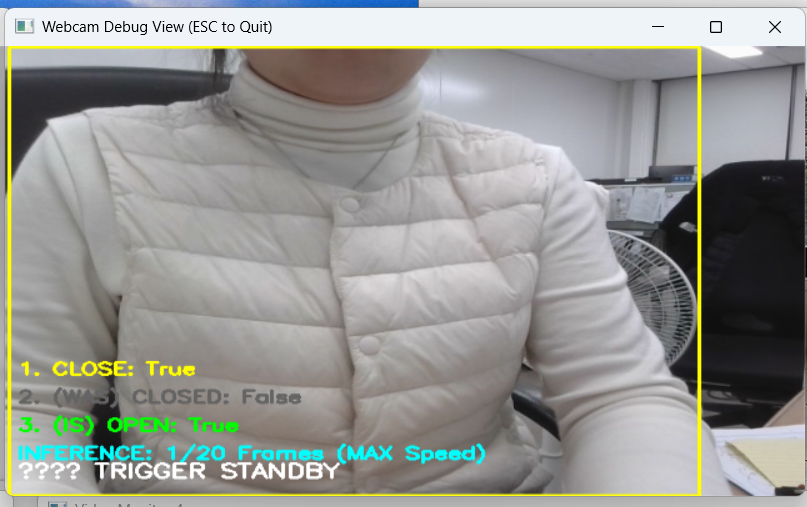
#> input picture using.png, 807 x 507 px, given in place of the camera
$ python mg2.py
#> lines starting #> are read from the running program, lines starting #| are printed output that depends on the picture; after the words box and inside, x2 and y2 are one past the last pixel; in counts of white or black regions, pixels touching at a corner belong together
"""
Background Subtraction & Blob Tracking
"""

import cv2
import numpy as np
import math

class Config:
    # MOG2 Parameters
    HISTORY = 500               # 배경 모델링에 사용할 과거 프레임 수
    VAR_THRESHOLD = 50          # 임계값 (높을수록 미세한 움직임 무시)
    DETECT_SHADOWS = True       # 그림자 감지 여부 (회색으로 표시됨)

    # Morphological Params (Noise Removal)
    KERNEL_SIZE = 5

    # Blob Classification (Area in pixels)
    MIN_AREA = 800              # 최소 크기 (이보다 작으면 노이즈)
    LARGE_AREA = 10000          # 이보다 크면 차량 혹은 다수 그룹으로 간주

    # Tracking
    MAX_DISAPPEAR = 5           # 객체가 사라져도 ID 유지하는 프레임 수
    MAX_DISTANCE = 150          # 프레임 간 같은 객체로 간주할 최대 거리

class Blob:
    def __init__(self, blob_id, centroid, rect):
        self.id = blob_id
        self.centroid = centroid # (cx, cy)
        self.rect = rect         # (x, y, w, h)
        self.history = [centroid] # Path history
        self.disappeared_frames = 0
        self.speed = 0.0
        self.classification = "Unknown"

    def update(self, new_centroid, new_rect):
        # Calculate Speed (Distance moved per frame)
        dx = new_centroid[0] - self.centroid[0]
        dy = new_centroid[1] - self.centroid[1]
        self.speed = math.sqrt(dx**2 + dy**2)

        self.centroid = new_centroid
        self.rect = new_rect
        self.history.append(new_centroid)
        if len(self.history) > 20: self.history.pop(0)
        self.disappeared_frames = 0

        # Classify based on Size & Speed
        area = new_rect[2] * new_rect[3]
        if area > Config.LARGE_AREA:
            self.classification = "Group/Vehicle"
        elif self.speed > 15:
            self.classification = "Running"
        elif self.speed > 2:
            self.classification = "Walking"
        else:
            self.classification = "Static"

class Tracker:
    def __init__(self):
        self.next_id = 0
        self.blobs = {} # {id: BlobObject}

    def update(self, detected_rects):
        """
        Matches detected bounding boxes to existing blobs based on Euclidean distance.
        Simple Centroid Tracking algorithm.
        """
        # Calculate centroids from rects
        input_centroids = []
        for (x, y, w, h) in detected_rects:
            cx = int(x + w / 2)
            cy = int(y + h / 2)
            input_centroids.append((cx, cy))

        # If no blobs exist, register all
        if len(self.blobs) == 0:
            for i in range(len(detected_rects)):
                self.register(input_centroids[i], detected_rects[i])
            return self.blobs

        # Match existing blobs to new centroids
        object_ids = list(self.blobs.keys())
        object_centroids = [b.centroid for b in self.blobs.values()]

        # Distance Matrix
        D = np.zeros((len(object_ids), len(input_centroids)))
        for i in range(len(object_ids)):
            for j in range(len(input_centroids)):
                dist = math.sqrt((object_centroids[i][0] - input_centroids[j][0])**2 +
                                 (object_centroids[i][1] - input_centroids[j][1])**2)
                D[i, j] = dist

        # Find smallest distance pairs
        rows = D.min(axis=1).argsort()
        cols = D.argmin(axis=1)[rows]

        used_rows = set()
        used_cols = set()

        for (row, col) in zip(rows, cols):
            if row in used_rows or col in used_cols: continue
            if D[row, col] > Config.MAX_DISTANCE: continue

            obj_id = object_ids[row]
            self.blobs[obj_id].update(input_centroids[col], detected_rects[col])

            used_rows.add(row)
            used_cols.add(col)

        # Register new objects
        for col in range(len(input_centroids)):
            if col not in used_cols:
                self.register(input_centroids[col], detected_rects[col])

        # Deregister disappearing objects
        for row in range(len(object_ids)):
            if row not in used_rows:
                obj_id = object_ids[row]
                self.blobs[obj_id].disappeared_frames += 1
                if self.blobs[obj_id].disappeared_frames > Config.MAX_DISAPPEAR:
                    del self.blobs[obj_id]

        return self.blobs

    def register(self, centroid, rect):
        self.blobs[self.next_id] = Blob(self.next_id, centroid, rect)
        self.next_id += 1

class BGSubDetector:
    def __init__(self, source):
        self.cap = cv2.VideoCapture(source)
        self.bg_subtractor = cv2.createBackgroundSubtractorMOG2(
            history=Config.HISTORY,
            varThreshold=Config.VAR_THRESHOLD,
            detectShadows=Config.DETECT_SHADOWS
        )
        self.tracker = Tracker()
        self.kernel = cv2.getStructuringElement(cv2.MORPH_ELLIPSE, (Config.KERNEL_SIZE, Config.KERNEL_SIZE))

    def run(self):
        print("[Info] Starting MOG2 Blob Tracking...")
        while True:
            ret, frame = self.cap.read()
#> frame is the input picture: shape (507, 807, 3); mean B, G, R 146.7, 150.9, 149.5
            if not ret: break

            frame = cv2.resize(frame, (960, 540))
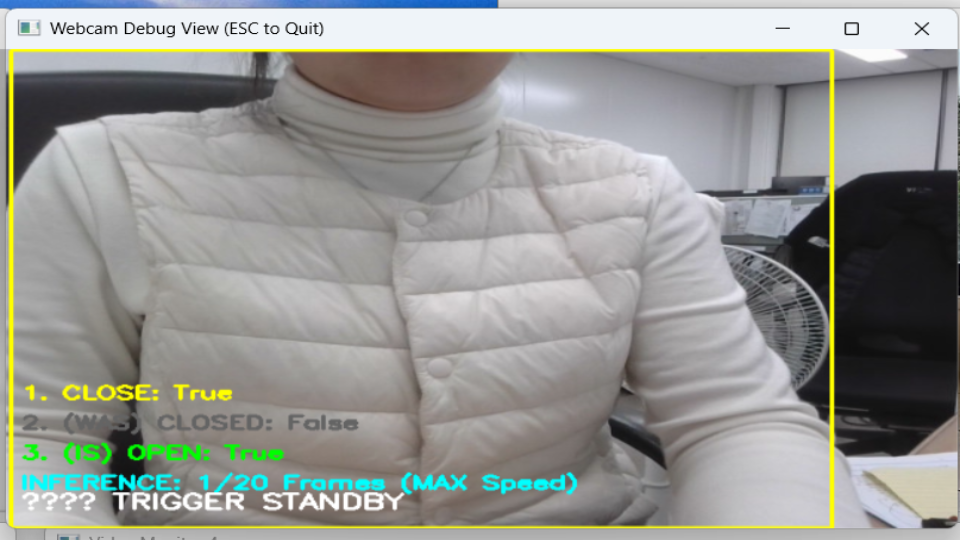
#> frame: shape (540, 960, 3); mean B, G, R 146.6, 150.8, 149.4

            # 1. Background Subtraction
            mask = self.bg_subtractor.apply(frame)
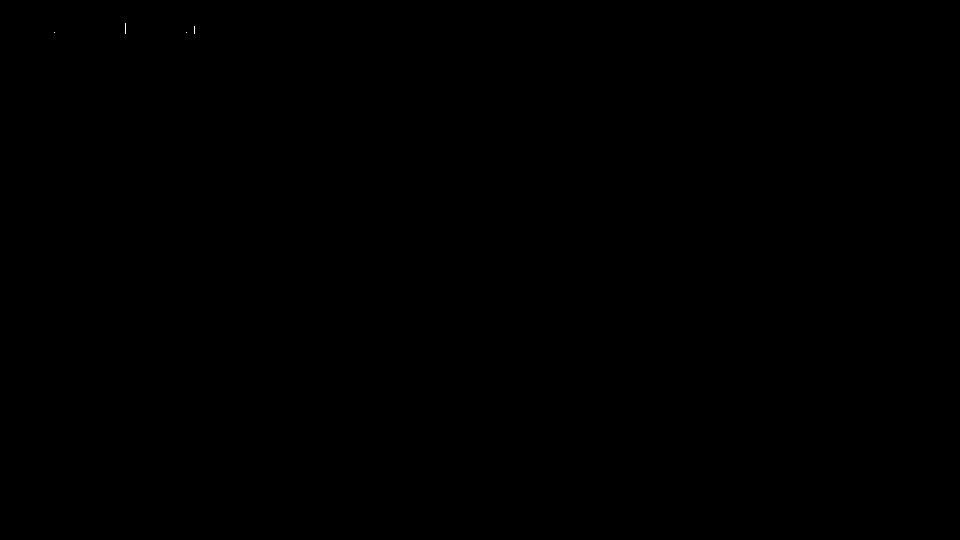
#> mask: shape (540, 960); values 127 (black) and 255 (white), 0% white in thin lines or dots, all inside (x1, y1, x2, y2) = (54, 23, 195, 34)

            # 2. Morphological Operations (Clean Noise)
            # Remove shadows (gray pixels in MOG2) -> Binary
            _, mask = cv2.threshold(mask, 250, 255, cv2.THRESH_BINARY)
            mask = cv2.morphologyEx(mask, cv2.MORPH_OPEN, self.kernel)
#> mask: shape (540, 960); every value is 0
            mask = cv2.morphologyEx(mask, cv2.MORPH_DILATE, self.kernel)

            # 3. Find Contours
            contours, _ = cv2.findContours(mask, cv2.RETR_EXTERNAL, cv2.CHAIN_APPROX_SIMPLE)
#> contours = []

            rects = []
            for cnt in contours:
                area = cv2.contourArea(cnt)
                if area > Config.MIN_AREA:
                    x, y, w, h = cv2.boundingRect(cnt)
                    rects.append((x, y, w, h))
#> this loop made 0 passes
#> after the loop, rects = []

            # 4. Update Tracker
            blobs = self.tracker.update(rects)
#> blobs = 0 items

            # 5. Visualization
            vis_frame = frame.copy()
            for obj_id, blob in blobs.items():
                x, y, w, h = blob.rect

                # Color based on classification
                color = (0, 255, 0)
                if blob.classification == "Running": color = (0, 0, 255)
                elif blob.classification == "Group/Vehicle": color = (255, 0, 0)

                cv2.rectangle(vis_frame, (x, y), (x+w, y+h), color, 2)

                text = f"ID:{obj_id} {blob.classification} (v={blob.speed:.1f})"
                cv2.putText(vis_frame, text, (x, y-10), cv2.FONT_HERSHEY_SIMPLEX, 0.5, color, 2)

                # Draw path
                if len(blob.history) > 1:
                    pts = np.array(blob.history, np.int32).reshape((-1, 1, 2))
                    cv2.polylines(vis_frame, [pts], False, color, 2)

            # Show Mask and Frame
            mask_bgr = cv2.cvtColor(mask, cv2.COLOR_GRAY2BGR)
#> mask_bgr: shape (540, 960, 3); every value is 0
            combined = np.hstack((vis_frame, mask_bgr))
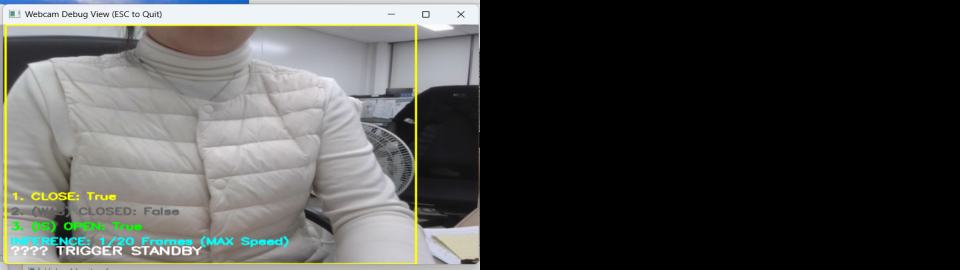
#> combined: shape (540, 1920, 3) (shown at 1/2 size); mean B, G, R 73.3, 75.4, 74.7
            cv2.putText(combined, "Left: Tracking Result | Right: Foreground Mask", (10, 30),
                        cv2.FONT_HERSHEY_SIMPLEX, 0.7, (255, 255, 0), 2)
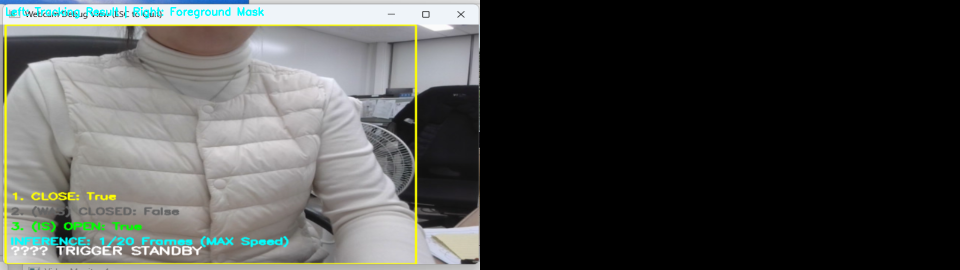
#> combined: shape (540, 1920, 3) (shown at 1/2 size); 0.33% of pixels changed, all inside (x1, y1, x2, y2) = (12, 12, 528, 37)

            cv2.imshow("MOG2 Blob Analysis", combined)

            if cv2.waitKey(1) == ord('q'):
#> (key q is pressed here)
                break

        self.cap.release()
        cv2.destroyAllWindows()

if __name__ == "__main__":
    import os
    src = "video1.mp4" if os.path.exists("video1.mp4") else 0
    detector = BGSubDetector(src)
    detector.run()
